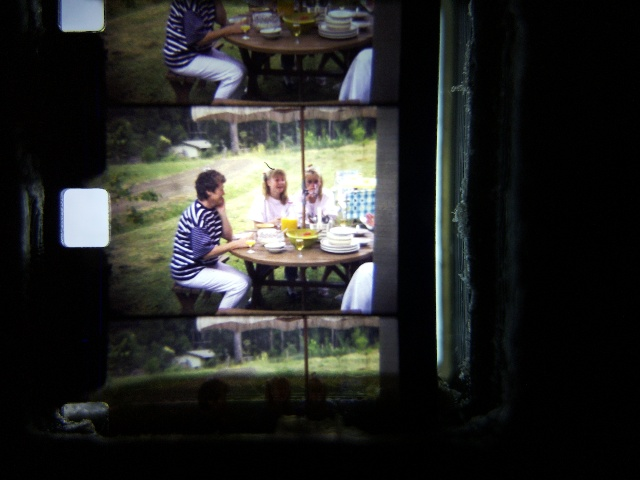
#> input picture input.jpg, 640 x 480 px
$ python -i SprocketHole.py   (imports and definitions only)   (older library calls are emulated)
#> lines starting #> are read from the running program, lines starting #| are printed output that depends on the picture
#from FilmScanModule import Rect
import matplotlib.pyplot as plt
import numpy as np
import cv2
import os
import time
import json

class sprocketHole:
    """provide multiple method of finding sprocket hole boundaries threshold, sobel edge and canny edge"""
    def __init__(self,
                 frame
                 ):
        self.frame = frame
        print(f"Sprockethole init {self.frame.imagePathName}")
        self.image = self.frame.image.copy()
        self.dy,self.dx,_ = self.image.shape
        self.ScaleFactor = self.dx/640.0
        self.sprocketWidth = self.frame.sprocketWidth
        self.stdSprocketHeight = self.frame.stdSprocketHeight
        self.minSprocketHeight = self.stdSprocketHeight*self.dy*0.9
        self.maxSprocketHeight = self.stdSprocketHeight*self.dy*1.1
        self.format = self.frame.format
        self.ratio = self.frame.ratio
        self.locateHoleResult = 6
        self.cX = self.frame.cX
        self.cY = self.frame.cY
        self.rX = self.cX + self.sprocketWidth
        self.midy = self.frame.midy
        #self.whiteThreshold = 225


        #Thresh needs to see all of the hole
        if self.format=="s8":
            self.threshX1 = 250
            self.threshX2 = 550
        else:
            self.threshX1 = 400
            self.threshX2 = 1050


        #self.threshImg = os.path.expanduser("~/whitethresh.png")
        if self.frame.imagePathName:
            self.imagePathName = self.frame.imagePathName
            self.threshImg = os.path.join(os.path.dirname(self.imagePathName),"whitethresh.png")
        else:
            self.imagePathName = None
            self.threshImg = "whitethresh.png"
        self.whiteThreshold = self.getWhiteThreshold(self.threshImg)
        self.resultImagePath = self.frame.resultImagePath
        #self.dy,self.dx,_ = self.image.shape
        #self.ScaleFactor = self.dx/640.0

    # [901 lines left out: functions process, getWhiteThreshold, locateSprocketHoleThresh, findSprocketLeft, findSprocketRight, findSprocketLowRange and 7 more, not called in this run]

>>> import cv2
>>> picture = cv2.imread('input.jpg', cv2.IMREAD_GRAYSCALE)
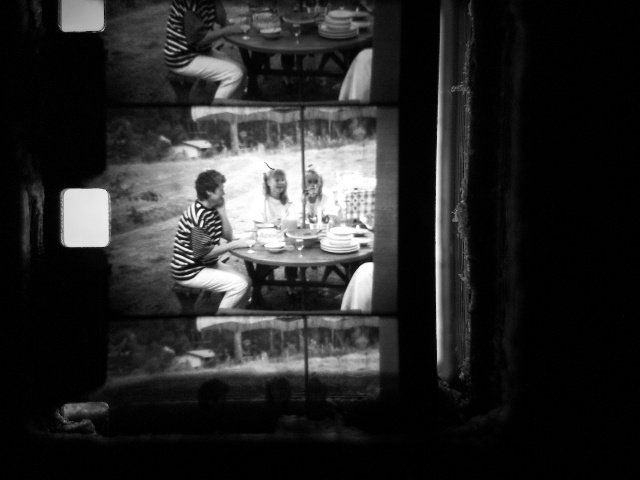
#> picture: shape (480, 640); min 0, max 255, mean 40.9
#> (the run stopped early here; a loop or call above may not have finished)
